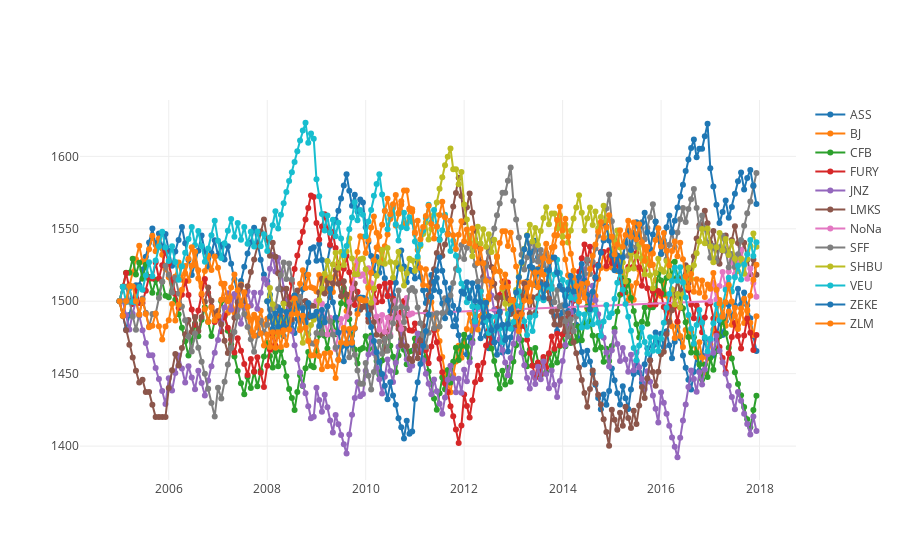

The code cell stored with this chart in its notebook:
### Code cell
data = [
    go.Scatter(
        x=g.x,
        y=g.elo,
        mode='lines+markers',
        name=team,
    )
    for (team, g) in dfelo.groupby('abbrev')
]

plotly.offline.iplot(data)

### Figure 1 — Plotly figure (JSON) as saved in the notebook; plotly's stock layout.template omitted (floating-point values rounded to 4 significant figures; data arrays with more than 128 entries replaced by an {"elided": "..."} marker saying what was removed)
{"data": [{"mode": "lines+markers", "name": "ASS", "type": "scatter", "x": {"elided": "223 float values"}, "y": {"elided": "223 float values"}}, {"mode": "lines+markers", "name": "BJ", "type": "scatter", "x": {"elided": "223 float values"}, "y": {"elided": "223 float values"}}, {"mode": "lines+markers", "name": "CFB", "type": "scatter", "x": {"elided": "223 float values"}, "y": {"elided": "223 float values"}}, {"mode": "lines+markers", "name": "FURY", "type": "scatter", "x": {"elided": "223 float values"}, "y": {"elided": "223 float values"}}, {"mode": "lines+markers", "name": "JNZ", "type": "scatter", "x": {"elided": "223 float values"}, "y": {"elided": "223 float values"}}, {"mode": "lines+markers", "name": "LMKS", "type": "scatter", "x": {"elided": "223 float values"}, "y": {"elided": "223 float values"}}, {"mode": "lines+markers", "name": "NoNa", "type": "scatter", "x": [2009, 2009.0, 2009.0, 2009.0, 2009.0, 2009.0, 2009.0, 2009.0, 2009.0, 2010.0, 2010.0, 2010.0, 2010.0, 2010.0, 2010.0, 2010.0, 2010.0, 2010.0, 2010, 2010.0, 2010.0, 2010.0, 2010.0, 2010.0, 2010.0, 2010.0, 2010.0, 2010.0, 2011.0, 2011.0, 2011.0, 2011.0, 2011.0, 2011.0, 2011.0, 2011.0, 2017, 2017.0, 2017.0, 2017.0, 2017.0, 2017.0, 2017.0, 2017.0, 2018.0, 2018.0, 2018.0, 2018.0, 2018.0, 2018.0, 2018.0, 2018.0], "y": [1500, 1489.0, 1498.0, 1488.0, 1477.0, 1489.0, 1479.0, 1467.0, 1478.0, 1488.0, 1479.0, 1489.0, 1499.0, 1509.0, 1518.0, 1528.0, 1517.0, 1519.0, 1514.0, 1523.0, 1512.0, 1500.0, 1490.0, 1480.0, 1491.0, 1479.0, 1489.0, 1477.0, 1488.0, 1500.0, 1489.0, 1481.0, 1491.0, 1502.0, 1491.0, 1492.0, 1500, 1513.0, 1501.0, 1510.0, 1520.0, 1510.0, 1521.0, 1528.0, 1519.0, 1528.0, 1535.0, 1526.0, 1515.0, 1523.0, 1513.0, 1503.0]}, {"mode": "lines+markers", "name": "SFF", "type": "scatter", "x": {"elided": "223 float values"}, "y": {"elided": "223 float values"}}, {"mode": "lines+markers", "name": "SHBU", "type": "scatter", "x": {"elided": "178 float values"}, "y": {"elided": "178 float values"}}, {"mode": "lines+markers", "name": "VEU", "type": "scatter", "x": {"elided": "223 float values"}, "y": {"elided": "223 float values"}}, {"mode": "lines+markers", "name": "ZEKE", "type": "scatter", "x": {"elided": "178 float values"}, "y": {"elided": "178 float values"}}, {"mode": "lines+markers", "name": "ZLM", "type": "scatter", "x": {"elided": "223 float values"}, "y": {"elided": "223 float values"}}], "layout": {}}
